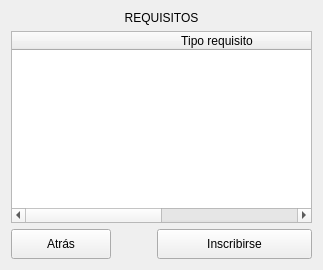
               <widget class="QWidget" name="pageBeneficio">
                <layout class="QVBoxLayout" name="verticalLayout_11">
                 <item>
                  <widget class="QLabel" name="titleRequisitos_2">
                   <property name="text">
                    <string>REQUISITOS</string>
                   </property>
                   <property name="alignment">
                    <set>Qt::AlignCenter</set>
                   </property>
                  </widget>
                 </item>
                 <item>
                  <widget class="QTableWidget" name="tableRequisitosBeneficio">
                   <property name="editTriggers">
                    <set>QAbstractItemView::NoEditTriggers</set>
                   </property>
                   <property name="selectionMode">
                    <enum>QAbstractItemView::SingleSelection</enum>
                   </property>
                   <property name="selectionBehavior">
                    <enum>QAbstractItemView::SelectItems</enum>
                   </property>
                   <property name="sortingEnabled">
                    <bool>true</bool>
                   </property>
                   <attribute name="horizontalHeaderDefaultSectionSize">
                    <number>410</number>
                   </attribute>
                   <attribute name="horizontalHeaderStretchLastSection">
                    <bool>true</bool>
                   </attribute>
                   <attribute name="verticalHeaderCascadingSectionResizes">
                    <bool>true</bool>
                   </attribute>
                   <column>
                    <property name="text">
                     <string>Tipo requisito</string>
                    </property>
                   </column>
                   <column>
                    <property name="text">
                     <string>Descripción</string>
                    </property>
                   </column>
                  </widget>
                 </item>
                 <item>
                  <layout class="QHBoxLayout" name="horizontalLayout_7">
                   <item>
                    <widget class="QPushButton" name="pushAtrasBienestar">
                     <property name="minimumSize">
                      <size>
                       <width>100</width>
                       <height>30</height>
                      </size>
                     </property>
                     <property name="text">
                      <string>Atrás</string>
                     </property>
                    </widget>
                   </item>
                   <item>
                    <spacer name="horizontalSpacer">
                     <property name="orientation">
                      <enum>Qt::Horizontal</enum>
                     </property>
                     <property name="sizeHint" stdset="0">
                      <size>
                       <width>40</width>
                       <height>20</height>
                      </size>
                     </property>
                    </spacer>
                   </item>
                   <item>
                    <widget class="QPushButton" name="pushInscribirse_2">
                     <property name="minimumSize">
                      <size>
                       <width>155</width>
                       <height>30</height>
                      </size>
                     </property>
                     <property name="text">
                      <string>Inscribirse</string>
                     </property>
                    </widget>
                   </item>
                  </layout>
                 </item>
                </layout>
               </widget>
